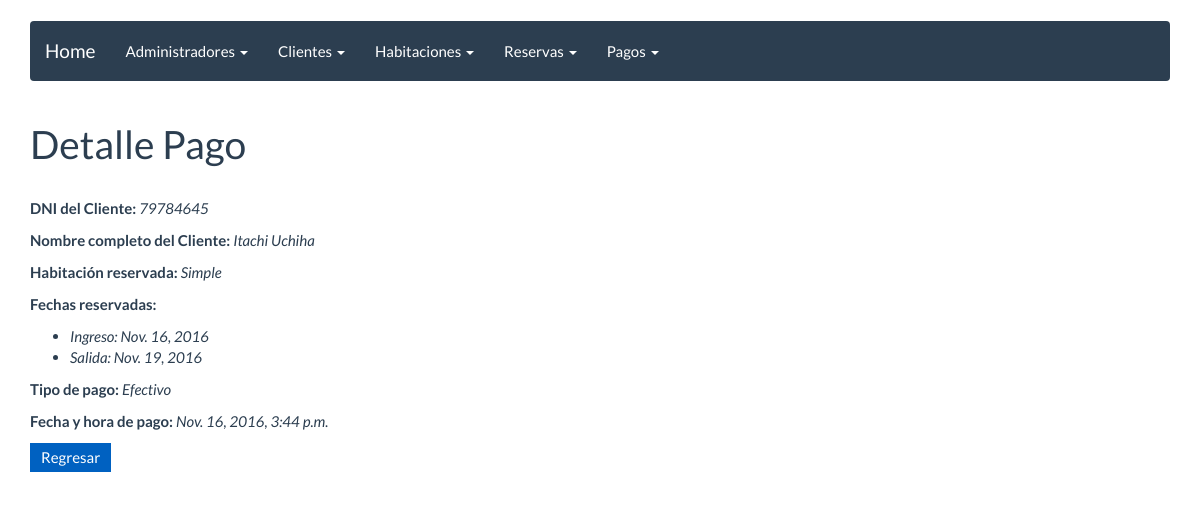
Page /pago/1 on the committed database.
### reservar/models.py (models this page shows, shortened)
class Pago(models.Model):
    tpago_choices = (
        ('E', 'Efectivo'),
        ('T', 'Tarjeta'),
    )
    reserva= models.OneToOneField(Reserva)
    fecha_pago=models.DateTimeField(auto_now_add=True,auto_now=False)
    tpago= models.CharField(max_length=1,choices=tpago_choices)

class Reserva(models.Model):
    admin= models.ForeignKey(Admin)
    cliente= models.ForeignKey(Cliente)
    habitacion= models.ForeignKey(Habitacion)
    fecha_in=models.DateField()
    fecha_out=models.DateField()

class Cliente(models.Model):
    dni_cliente=models.CharField(max_length=8)
    nombre_cliente = models.CharField(max_length=50)
    apellidos_cliente = models.CharField(max_length=50)
    email=models.EmailField()
    def __str__(self):
        return self.nombre_cliente +" "+self.apellidos_cliente

class Habitacion(models.Model):
	estado_choices = (
        ('O', 'Ocupada'),
        ('D', 'Desocupada'),
    )
	nombre_habitacion = models.CharField(max_length=50)
	descripcion=models.CharField(max_length=200)
	capacidad=models.IntegerField()
	precio=models.DecimalField(max_digits=5, decimal_places=2)
	estado = models.CharField(max_length=1,choices=estado_choices,default='D')
	def __str__(self):
		return self.nombre_habitacion

### reservar/views.py (the view)
# urls.py: url(r'^pago/(?P<pk>\d+)$', PagoDetail.as_view(), name='pago_detail'),
class PagoDetail(DetailView):
    model = Pago
    template_name = "pago_detail.html"

### templates/pago_detail.html (shortened to what this page needs)
{% extends 'base.html' %}
{% block content %}
<h1>Detalle Pago</h1><br>
<p><strong>DNI del Cliente:</strong> <i>{{ pago.reserva.cliente.dni_cliente }}</i></p>
<p><strong>Nombre completo del Cliente:</strong> <i>{{ pago.reserva.cliente }}</i></p>
<p><strong>Habitación reservada:</strong> <i>{{ pago.reserva.habitacion }}</i></p>
<p><strong>Fechas reservadas:</strong> <i>
<ul>
    <li>Ingreso: {{ pago.reserva.fecha_in }}</li>
    <li>Salida: {{ pago.reserva.fecha_out }}</li>
</ul>
</i></p>
<p><strong>Tipo de pago:</strong> <i>{{ pago.get_tpago_display }}</i></p>
<p><strong>Fecha y hora de pago:</strong> <i>{{ pago.fecha_pago }}</i></p>
<p>
    <a href="{% url 'pago_listar' %}"><button>Regresar</button></a>
</p>
{% endblock%}

### rows in the picture
Pago: reserva.cliente.dni_cliente "79784645", reserva.cliente "Itachi Uchiha", reserva.habitacion "Simple", reserva.fecha_in "Nov. 16, 2016", reserva.fecha_out "Nov. 19, 2016", tpago "Efectivo", fecha_pago "Nov. 16, 2016, 3:44 p.m."
